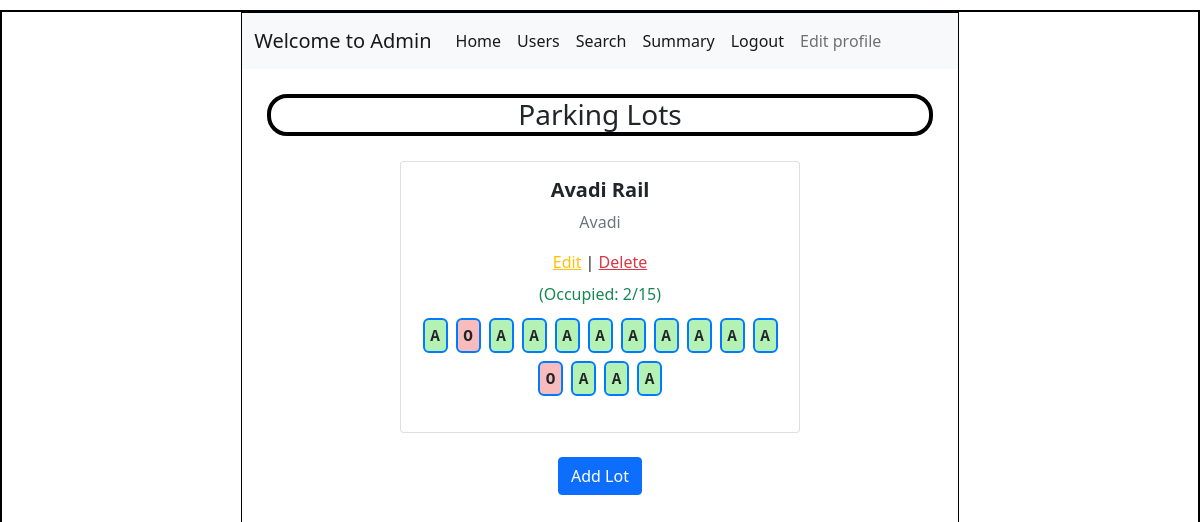
Page /admin_dashboard on the committed database.
### application/models.py (models this page shows)
class User(db.Model):
    id = db.Column(db.Integer, primary_key=True)
    first_name = db.Column(db.String(), nullable=False)
    last_name = db.Column(db.String(), nullable=False)
    email = db.Column(db.String(), unique=True, nullable=False)
    pwd = db.Column(db.String(), nullable=False)
    vehicle_reg = db.Column(db.String(), unique=True, nullable=False)
    address = db.Column(db.String(), nullable=False)
    pincode = db.Column(db.String(), nullable=False)
    phone_number = db.Column(db.String(), unique=True, nullable=False)
    gender = db.Column(db.String())
    age = db.Column(db.Integer)
    type = db.Column(db.String(), default='general')
    reservations = db.relationship('Reservation', backref='user')

class ParkingLot(db.Model):
    id = db.Column(db.Integer, primary_key=True)
    prime_location_name = db.Column(db.String(), nullable=False)
    price = db.Column(db.Float, nullable=False)
    address = db.Column(db.String(), nullable=False)
    pin_code = db.Column(db.String(), nullable=False)
    max_spots = db.Column(db.Integer, nullable=False)
    spots = db.relationship('ParkingSpot', backref='lot')

class ParkingSpot(db.Model):
    id = db.Column(db.Integer, primary_key=True)
    lot_id = db.Column(db.Integer, db.ForeignKey('parking_lot.id'), nullable=False)
    status = db.Column(db.String(), default='available')
    reservations = db.relationship('Reservation', backref='spot')

### application/controllers.py (the view)
@app.route("/admin_dashboard")
def admin_dashboard():
    this_user = User.query.filter_by(type='admin').first()
    all_lots = ParkingLot.query.all()
    updated_lots = []
    for lot in all_lots:
        spots = ParkingSpot.query.filter_by(lot_id=lot.id).all()
        occupied_count = sum(1 for s in spots if s.status == 'occupied')
        updated_lots.append({
            'id': lot.id,
            'prime_location_name': lot.prime_location_name,
            'address': lot.address,
            'price': lot.price,
            'pin_code': lot.pin_code,
            'max_spots': lot.max_spots,
            'occupied_spots': occupied_count,
            'spots': [{'id': s.id, 'status': s.status} for s in spots]
        })
    return render_template("admin_dashboard.html", this_user=this_user, parking_lots=updated_lots)

### templates/admin_dashboard.html (shortened to what this page needs)
<!DOCTYPE html>
<html lang="en">
<head>
    <link rel="stylesheet" href="../static/style.css">
    <link href="https://cdn.jsdelivr.net/npm/bootstrap@5.0.2/dist/css/bootstrap.min.css" rel="stylesheet">
</head>
<body>
    <div id="main">
        <div id="canvas">
            <nav class="navbar navbar-expand-lg navbar-light bg-light">
                <div class="container-fluid">
                    <a class="navbar-brand" href="#">Welcome to {{this_user.first_name}}</a>
                    <div class="collapse navbar-collapse" id="navbarSupportedContent">
                    <ul class="navbar-nav me-auto mb-2 mb-lg-0">
                        <li class="nav-item">
                        <a class="nav-link active" aria-current="page" href="#">Home</a>
                        </li>
                        <li class="nav-item">
                        <a class="nav-link active" aria-current="page" href="#">Users</a>
                        </li>
                        <li class="nav-item">
                        <a class="nav-link active" aria-current="page" href="#">Search</a>
                        </li>
                        <li class="nav-item">
                        <a class="nav-link active" aria-current="page" href="#">Summary</a>
                        </li>
                        <li class="nav-item">
                        <a class="nav-link active" aria-current="page" href="/login">Logout</a>
                        </li>
                        <li class="nav-item">
                        <a class="nav-link" href="#">Edit profile</a>
                        </li>
                    </ul>
                    </div>
                </div>
            </nav>
            <div id="content">
                <h3 class="headings text-center">Parking Lots</h3>
                {% if parking_lots %}
                    <div class="container my-4">
                        {% for lot in parking_lots %}
                        <div class="card p-3 text-center mb-3" style="max-width: 400px; margin: auto;">
                            <h5><strong>{{lot.prime_location_name}}</strong></h5>
                            <p class="text-muted">{{lot.address}}</p>
                            <div class="mb-2">
                                <a href="#" class="text-warning">Edit</a> |
                                <a href="#" class="text-danger">Delete</a>
                            </div>
                            <div class="text-success mb-2">
                                (Occupied: {{ lot.occupied_spots }}/{{ lot.max_spots }})
                            </div>
                            <div class="d-flex flex-wrap justify-content-center mb-3">
                                {% for spot in lot.spots %}
                                    {% if spot.status == 'occupied' %}
                                        <div class="spot-box occupied">O</div>
                                    {% else %}
                                        <div class="spot-box available">A</div>
                                    {% endif %}
                                {% endfor %}
                            </div>
                        </div>
                        {% endfor %}
                    </div>
                {% endif %}
                <div class="text-center">
                    <a href="/new-lot" class="btn btn-primary">Add Lot</a><br>
                </div>
            </div>
        </div>
    </div>
</body>
</html>

### static/style.css (style rules this page uses)
* { margin: 0px; }
#main, canvas { border: 2px solid black; margin-top: 10px; margin-bottom: 10px; }
#canvas { width: 60%; height: 850px; margin: auto; border: 1px solid black; }
.headings { border: 4px solid black; border-radius: 20px; margin: 25px; }
.available { background-color: #b4f1b4; }
.occupied { background-color: #f8bcbc; }
.spot-box { width: 25px; height: 35px; text-align: center; line-height: 35px; margin: 4px; font-weight: bold; border: 2px solid #007bff; border-radius: 6px; font-family: monospace; }

### rows in the picture
User: first_name "Admin"
ParkingLot: prime_location_name "Avadi Rail", address "Avadi", occupied_spots "2", max_spots "15"
ParkingSpot: status "A"
ParkingSpot: status "O"
ParkingSpot: status "A"
ParkingSpot: status "A"
ParkingSpot: status "A"
ParkingSpot: status "A"
ParkingSpot: status "A"
ParkingSpot: status "A"
ParkingSpot: status "A"
ParkingSpot: status "A"
ParkingSpot: status "A"
ParkingSpot: status "O"
ParkingSpot: status "A"
ParkingSpot: status "A"
ParkingSpot: status "A"
